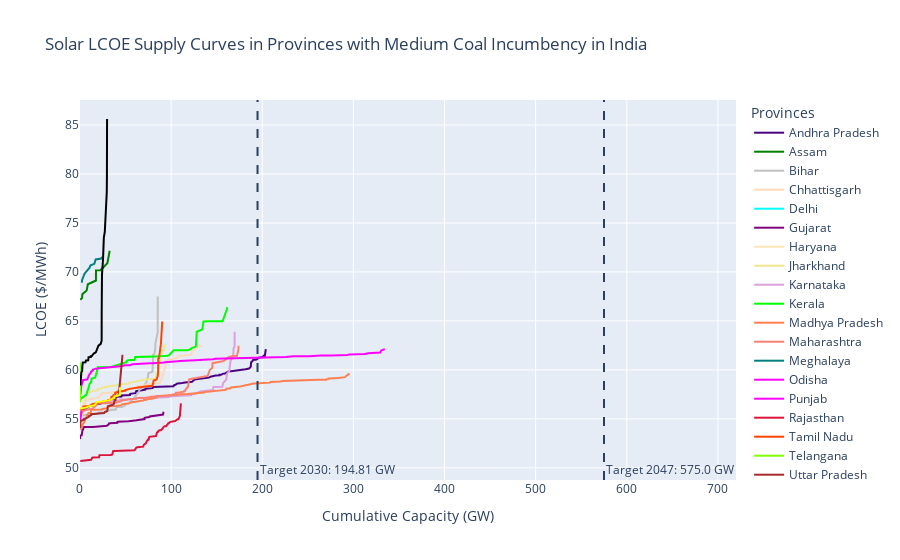

The code cell stored with this chart in its notebook:
### Code cell
mid_solar_dfs_lcoe = batch_figures(combine_solar_mid, 'solar', 'Medium', solar_t_30, solar_t_47, state_legend, lcoe=True, grid=True)
